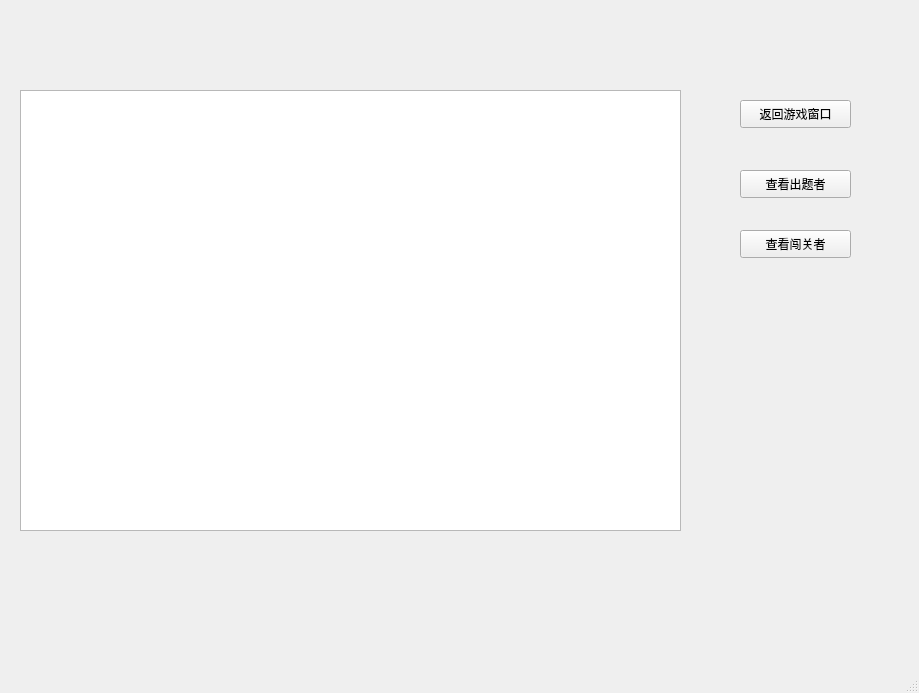
<?xml version="1.0" encoding="UTF-8"?>
<ui version="4.0">
 <class>board</class>
 <widget class="QMainWindow" name="board">
  <property name="geometry">
   <rect>
    <x>0</x>
    <y>0</y>
    <width>919</width>
    <height>693</height>
   </rect>
  </property>
  <property name="windowTitle">
   <string>MainWindow</string>
  </property>
  <widget class="QWidget" name="centralwidget">
   <widget class="QTableView" name="tableView">
    <property name="geometry">
     <rect>
      <x>20</x>
      <y>90</y>
      <width>661</width>
      <height>441</height>
     </rect>
    </property>
   </widget>
   <widget class="QPushButton" name="return_to_game_Btn">
    <property name="geometry">
     <rect>
      <x>740</x>
      <y>100</y>
      <width>111</width>
      <height>28</height>
     </rect>
    </property>
    <property name="text">
     <string>返回游戏窗口</string>
    </property>
   </widget>
   <widget class="QPushButton" name="Builder_Btn">
    <property name="geometry">
     <rect>
      <x>740</x>
      <y>170</y>
      <width>111</width>
      <height>28</height>
     </rect>
    </property>
    <property name="text">
     <string>查看出题者</string>
    </property>
   </widget>
   <widget class="QPushButton" name="breaker_Btn">
    <property name="geometry">
     <rect>
      <x>740</x>
      <y>230</y>
      <width>111</width>
      <height>28</height>
     </rect>
    </property>
    <property name="text">
     <string>查看闯关者</string>
    </property>
   </widget>
  </widget>
  <widget class="QMenuBar" name="menubar">
   <property name="geometry">
    <rect>
     <x>0</x>
     <y>0</y>
     <width>919</width>
     <height>26</height>
    </rect>
   </property>
  </widget>
  <widget class="QStatusBar" name="statusbar"/>
 </widget>
 <resources/>
 <connections/>
</ui>
